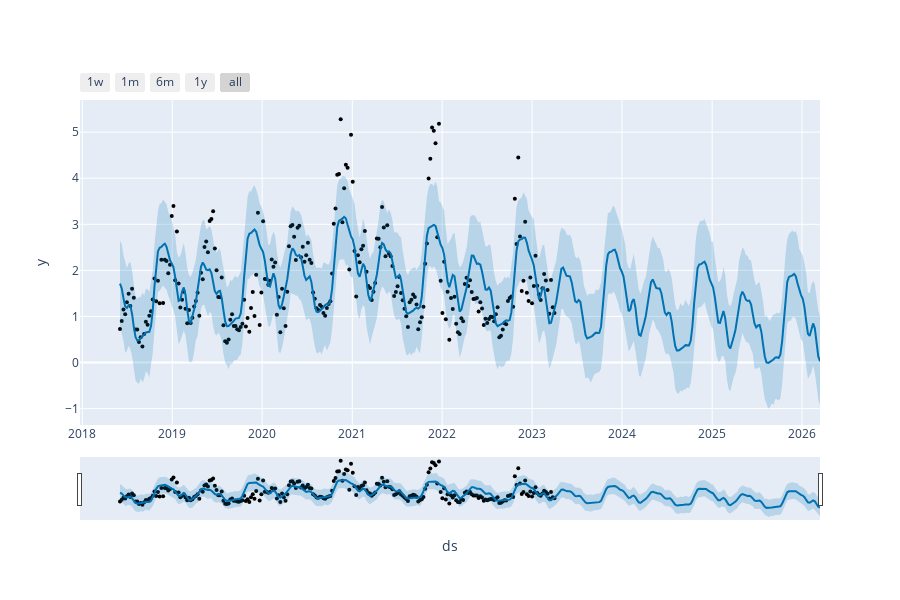

The notebook cell this image was saved under:
### Code cell
from prophet.plot import plot_plotly, plot_components_plotly
plot_plotly(m,forecast)

### Figure 1 — Plotly figure (JSON) as saved in the notebook; plotly's stock layout.template omitted (floating-point values rounded to 4 significant figures; data arrays with more than 128 entries replaced by an {"elided": "..."} marker saying what was removed)
{"data": [{"marker": {"color": "black", "size": 4}, "mode": "markers", "name": "Actual", "type": "scatter", "x": {"elided": "253 str values"}, "y": {"elided": "253 float values"}}, {"hoverinfo": "skip", "line": {"width": 0}, "mode": "lines", "type": "scatter", "x": {"elided": "407 str values"}, "y": {"elided": "407 float values"}}, {"fill": "tonexty", "fillcolor": "rgba(0, 114, 178, 0.2)", "line": {"color": "#0072B2", "width": 2}, "mode": "lines", "name": "Predicted", "type": "scatter", "x": {"elided": "407 str values"}, "y": {"elided": "407 float values"}}, {"fill": "tonexty", "fillcolor": "rgba(0, 114, 178, 0.2)", "hoverinfo": "skip", "line": {"width": 0}, "mode": "lines", "type": "scatter", "x": {"elided": "407 str values"}, "y": {"elided": "407 float values"}}], "layout": {"height": 600, "showlegend": false, "width": 900, "xaxis": {"rangeselector": {"buttons": [{"count": 7, "label": "1w", "step": "day", "stepmode": "backward"}, {"count": 1, "label": "1m", "step": "month", "stepmode": "backward"}, {"count": 6, "label": "6m", "step": "month", "stepmode": "backward"}, {"count": 1, "label": "1y", "step": "year", "stepmode": "backward"}, {"step": "all"}]}, "rangeslider": {"visible": true}, "title": {"text": "ds"}, "type": "date"}, "yaxis": {"title": {"text": "y"}}}}
